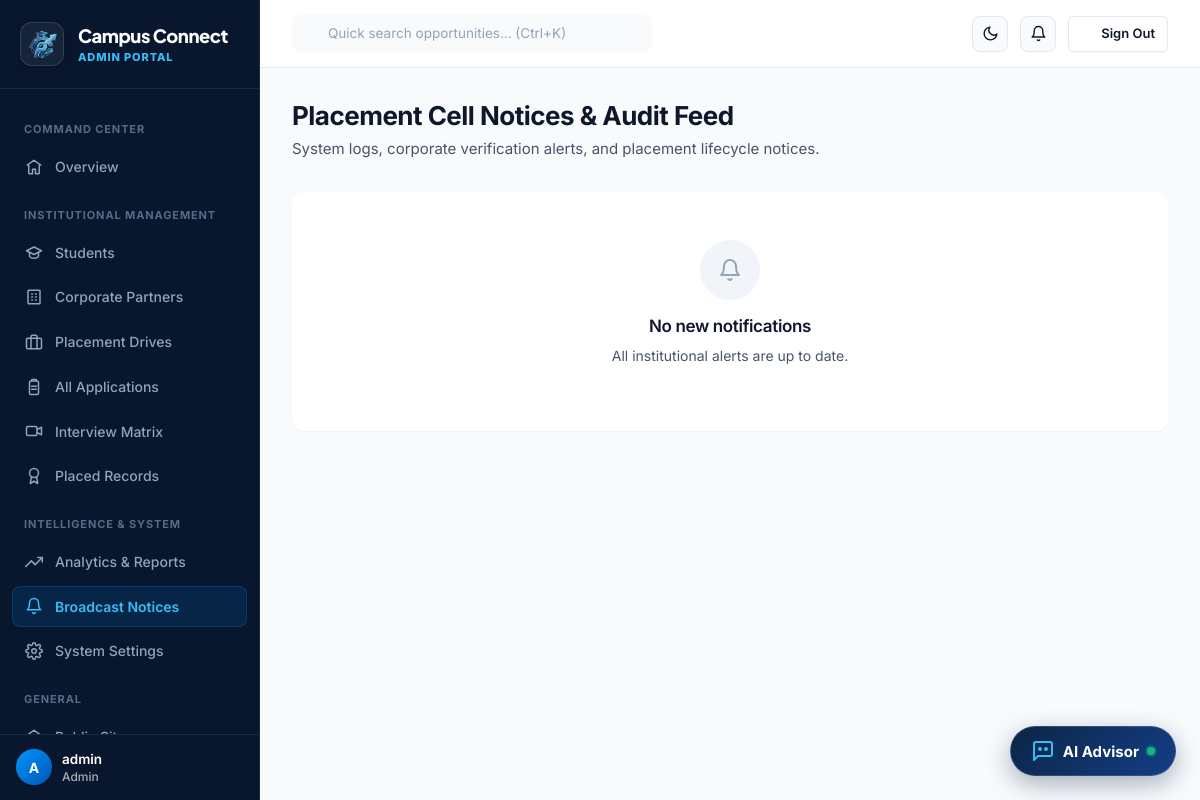
The app's page /admin/notifications (signed in) with its own data.
### tables this page shows
CREATE TABLE users (
    id INTEGER PRIMARY KEY AUTOINCREMENT,
    email VARCHAR(255) NOT NULL UNIQUE,
    password_hash VARCHAR(255) NOT NULL,
    role VARCHAR(20) NOT NULL CHECK(role IN ('student','admin','recruiter')),
    is_active INTEGER NOT NULL DEFAULT 1,
    created_at TIMESTAMP NOT NULL DEFAULT CURRENT_TIMESTAMP
);

### routes/admin_routes.py (the view)
@bp.route("/notifications")
def notifications():
    items = query("SELECT * FROM notifications WHERE user_id=? ORDER BY created_at DESC", (g.user["id"],))
    execute("UPDATE notifications SET is_read=1 WHERE user_id=?", (g.user["id"],))
    return render_template("admin/notifications.html", items=items)

### auth.py (called while the page is built)
def load_logged_in_user():
    user_id = session.get("user_id")
    if user_id is None:
        g.user = None
    else:
        g.user = query("SELECT * FROM users WHERE id = ?", (user_id,), one=True)

def role_required(*roles):
    def decorator(view):
        @functools.wraps(view)
        def wrapped(*args, **kwargs):
            if g.user is None:
                flash("Please log in to continue.", "warning")
                return redirect(url_for("auth.login", next=request.path))
            if g.user["role"] not in roles:
                abort(403)
            return view(*args, **kwargs)
        return wrapped
    return decorator

def unread_notification_count(user_id):
    row = query(
        "SELECT COUNT(*) as c FROM notifications WHERE user_id = ? AND is_read = 0",
        (user_id,), one=True
    )
    return row["c"] if row else 0

### db.py (called while the page is built)
def get_db():
    if "db" not in g:
        g.db = sqlite3.connect(current_app.config["DATABASE_PATH"])
        g.db.row_factory = sqlite3.Row
        g.db.execute("PRAGMA foreign_keys = ON")
    return g.db

def query(sql, args=(), one=False):
    cur = get_db().execute(sql, args)
    rows = cur.fetchall()
    cur.close()
    return (rows[0] if rows else None) if one else rows

def execute(sql, args=()):
    db = get_db()
    cur = db.execute(sql, args)
    db.commit()
    last_id = cur.lastrowid
    cur.close()
    return last_id

### routes/admin_routes.py (called while the page is built)
@bp.before_request
@role_required("admin")
def guard():
    pass

### templates/admin/notifications.html (shortened to what this page needs)
{% extends "base_dashboard.html" %}
{% from "_icons.html" import icon %}
{% block sidebar_nav %}{% include "admin/_sidebar.html" %}{% endblock %}
{% block content %}
<div class="mb-8">
  <h1 class="h2" style="margin:0 0 var(--space-1);">Placement Cell Notices & Audit Feed</h1>
  <p class="text-muted" style="margin:0;">System logs, corporate verification alerts, and placement lifecycle notices.</p>
</div>
<div class="card card-flush">
  {% if items %}
    {% for n in items %}
    <div style="padding:16px 24px;border-bottom:1px solid var(--border-subtle);display:flex;gap:14px;align-items:flex-start;">
      <div class="stat-icon brand" style="width:36px;height:36px;flex-shrink:0;">{{ icon('bell', 16) }}</div>
      <div style="flex:1;">
        <div class="text-sm font-medium" style="line-height:1.5;">{{ n.message }}</div>
        <div class="text-xs text-faint mt-1">{{ n.created_at }}</div>
      </div>
    </div>
    {% endfor %}
  {% else %}
  <div class="empty-state">
    <div class="empty-icon">{{ icon('bell', 24) }}</div>
    <h4>No new notifications</h4>
    <p>All institutional alerts are up to date.</p>
  </div>
  {% endif %}
</div>
{% endblock %}

### templates/base_dashboard.html (shortened to what this page needs)
{% extends "base.html" %}
{% from "_icons.html" import icon %}
{% block body %}
<div class="app-shell app-layout">
  <aside class="sidebar app-sidebar" id="app-sidebar">
    <div class="sidebar-brand">
      <a href="{{ url_for('public.landing') }}" class="brand-lockup">
        <div class="brand-logo-wrap">
          <img src="{{ url_for('static', filename='images/logo.png') }}" alt="Campus Connect" class="brand-logo-img">
        </div>
        <div class="brand-text-block">
          <span class="brand-name">Campus Connect</span>
          <span class="brand-sub">{% if current_user %}{{ current_user.role|capitalize }} Portal{% else %}Portal{% endif %}</span>
        </div>
      </a>
    </div>
    <nav class="sidebar-nav">
      {% block sidebar_nav %}{% endblock %}
      <div class="sidebar-section-label">General</div>
      <a href="{{ url_for('public.landing') }}" class="sidebar-link">
        {{ icon('home', 18) }} Public Site
      </a>
    </nav>
        <div class="sidebar-footer">
      <div class="flex-align-center" style="gap:10px;">
        <div class="avatar" style="width:36px;height:36px;font-size:0.875rem;background:linear-gradient(135deg, #0096FF, #0056b3);color:#FFFFFF;flex-shrink:0;">
          {{ current_user.email[0]|upper if current_user else 'U' }}
        </div>
        <div style="overflow:hidden;flex:1;">
          <div class="font-semibold text-sm truncate" style="color:#FFFFFF;">
            {{ current_user.email.split('@')[0] if current_user else 'User' }}
          </div>
          <div class="text-xs font-medium" style="color:rgba(255,255,255,0.65);">
            {{ current_user.role|capitalize if current_user else 'Guest' }}
          </div>
        </div>
      </div>
    </div>
  </aside>
  <div class="main-col app-main">
    <header class="topbar app-topbar">
      <div class="topbar-left">
        <div class="topbar-search">
          <input type="text" placeholder="Quick search opportunities... (Ctrl+K)" id="global-search-input" onclick="window.location.href='{{ url_for('public.jobs_hub') }}'">
        </div>
      </div>
      <div class="topbar-right">
        <button class="theme-toggle-btn" id="dashboard-theme-toggle" aria-label="Toggle Theme" title="Switch Theme">
          <span class="theme-icon-moon">{{ icon('moon', 17) }}</span>
        </button>
        {% if current_user %}
        <div class="topbar-notifications">
          <a href="{{ url_for(current_user.role ~ '.notifications') }}" class="topbar-notif-btn" aria-label="Notifications" title="Notifications">
            {{ icon('bell', 17) }}
          </a>
        </div>
        {% endif %}
        <a href="{{ url_for('auth.logout') }}" class="btn btn-outline btn-sm header-signout-btn" title="Sign Out">
          {{ icon('log-out', 14) }} <span>Sign Out</span>
        </a>
      </div>
    </header>
    <main class="page-content app-content">
      {% block content %}{% endblock %}
    </main>
  </div>
</div>
{% endblock %}

### records on screen
users: role "ADMIN", email "A", email "admin", role "Admin"
